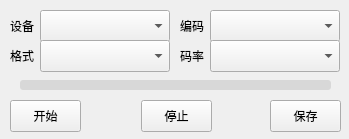
<?xml version="1.0" encoding="UTF-8"?>
<ui version="4.0">
 <class>Widget</class>
 <widget class="QWidget" name="Widget">
  <property name="geometry">
   <rect>
    <x>0</x>
    <y>0</y>
    <width>349</width>
    <height>139</height>
   </rect>
  </property>
  <property name="windowTitle">
   <string>Widget</string>
  </property>
  <widget class="QPushButton" name="start">
   <property name="geometry">
    <rect>
     <x>10</x>
     <y>100</y>
     <width>71</width>
     <height>32</height>
    </rect>
   </property>
   <property name="text">
    <string>开始</string>
   </property>
  </widget>
  <widget class="QPushButton" name="stop">
   <property name="geometry">
    <rect>
     <x>141</x>
     <y>100</y>
     <width>71</width>
     <height>32</height>
    </rect>
   </property>
   <property name="text">
    <string>停止</string>
   </property>
  </widget>
  <widget class="QPushButton" name="save">
   <property name="geometry">
    <rect>
     <x>270</x>
     <y>100</y>
     <width>71</width>
     <height>32</height>
    </rect>
   </property>
   <property name="text">
    <string>保存</string>
   </property>
  </widget>
  <widget class="QProgressBar" name="progress">
   <property name="geometry">
    <rect>
     <x>20</x>
     <y>80</y>
     <width>311</width>
     <height>10</height>
    </rect>
   </property>
   <property name="styleSheet">
    <string notr="true">QProgressBar {
	background-color: #D8D8D8;
	border: none;
	border-radius: 3px;
}

QProgressBar::chunk {
	background-color: #2ACF6F;
	border-radius: 3px;
}
</string>
   </property>
   <property name="value">
    <number>0</number>
   </property>
   <property name="format">
    <string/>
   </property>
  </widget>
  <widget class="QComboBox" name="device">
   <property name="geometry">
    <rect>
     <x>40</x>
     <y>10</y>
     <width>130</width>
     <height>32</height>
    </rect>
   </property>
  </widget>
  <widget class="QComboBox" name="codec">
   <property name="geometry">
    <rect>
     <x>210</x>
     <y>10</y>
     <width>130</width>
     <height>32</height>
    </rect>
   </property>
  </widget>
  <widget class="QComboBox" name="file">
   <property name="geometry">
    <rect>
     <x>40</x>
     <y>40</y>
     <width>130</width>
     <height>32</height>
    </rect>
   </property>
  </widget>
  <widget class="QComboBox" name="rate">
   <property name="geometry">
    <rect>
     <x>210</x>
     <y>40</y>
     <width>130</width>
     <height>32</height>
    </rect>
   </property>
  </widget>
  <widget class="QLabel" name="label">
   <property name="geometry">
    <rect>
     <x>180</x>
     <y>18</y>
     <width>30</width>
     <height>16</height>
    </rect>
   </property>
   <property name="text">
    <string>编码</string>
   </property>
  </widget>
  <widget class="QLabel" name="label_2">
   <property name="geometry">
    <rect>
     <x>180</x>
     <y>48</y>
     <width>30</width>
     <height>16</height>
    </rect>
   </property>
   <property name="text">
    <string>码率</string>
   </property>
  </widget>
  <widget class="QLabel" name="label_3">
   <property name="geometry">
    <rect>
     <x>10</x>
     <y>18</y>
     <width>30</width>
     <height>16</height>
    </rect>
   </property>
   <property name="text">
    <string>设备</string>
   </property>
  </widget>
  <widget class="QLabel" name="label_4">
   <property name="geometry">
    <rect>
     <x>10</x>
     <y>48</y>
     <width>30</width>
     <height>16</height>
    </rect>
   </property>
   <property name="text">
    <string>格式</string>
   </property>
  </widget>
 </widget>
 <resources/>
 <connections/>
</ui>
